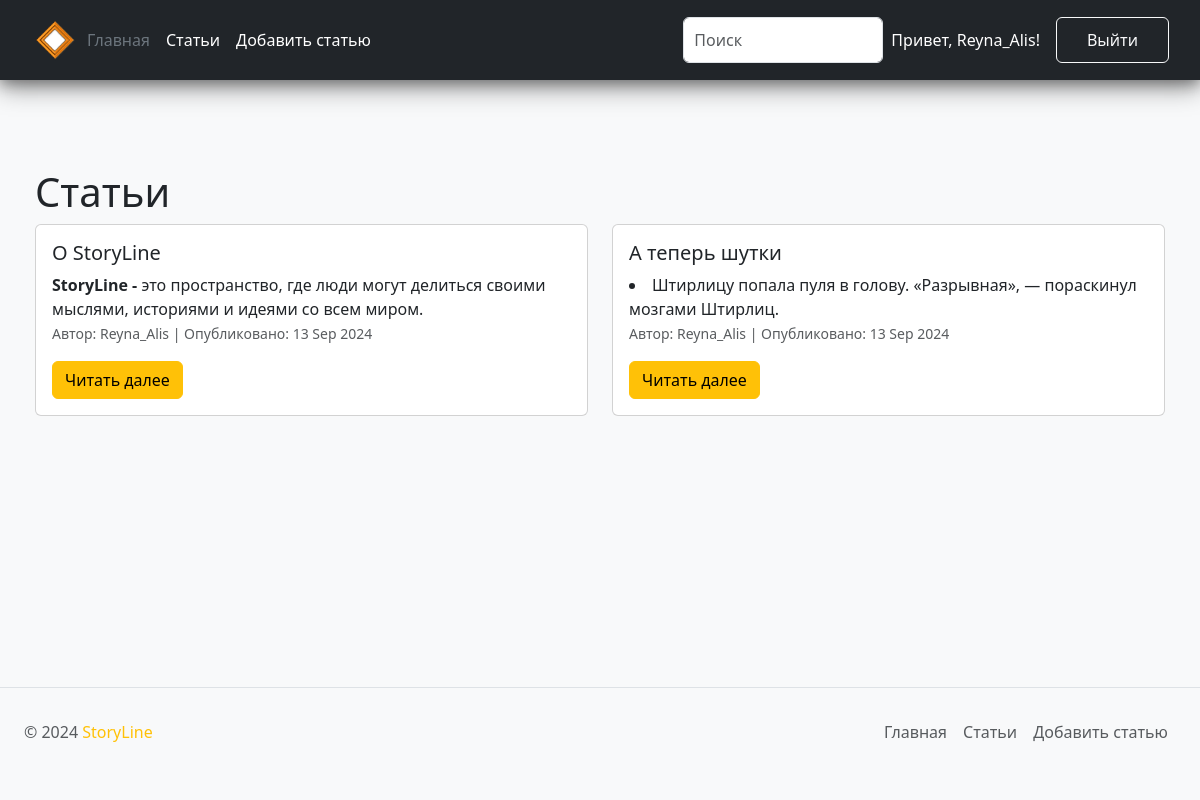
/posts (signed in), run on the app's committed database.
### models.py (models this page shows)
class Post(db.Model):
    id = db.Column(db.Integer, primary_key=True)
    title = db.Column(db.String(300), nullable=False)
    text = db.Column(db.Text(300), nullable=False)
    author = db.Column(db.String(100), nullable=False)
    date_posted = db.Column(db.DateTime, nullable=False, default=lambda: datetime.now(timezone.utc))

### app.py (the view)
@app.route("/posts")
def posts():
    post = Post.query.all()
    return render_template('posts.html', posts = post )

### templates/posts.html (shortened to what this page needs)
{% extends 'base.html' %}
{% block content %}
<div class="container mt-5">
    <h1>Статьи</h1>
    <div class="row">
        {% if posts %}
        {% for post in posts %}
        <div class="col-sm-12 col-md-6">
            <div class="card р-100 mb-4">
                <div class="card-body">
                    <h5 class="card-title">{{ post.title }}</h5>
                    <div class="card-text">{{ post.text | safe }}</div>
                    <p class="card-text">
                        <small class="text-muted">
                            Автор: {{ post.author }} | Опубликовано: {{ post.date_posted.strftime('%d %b %Y') }}
                        </small>
                    </p>
                    <a href="/post/{{ post.id }}" class="btn btn-warning">Читать далее</a>
                </div>
            </div>
        </div>
        {% endfor %}
        {% else %}
        <div class="col-12">
            <p>На данный момент статей нет :(</p>
        </div>
        {% endif %}
    </div>
</div>
{% endblock %}

### static/css/main.css (style rules this page uses)
* { box-sizing: border-box; }
.container { width: 100%; max-width: 1200px; margin: 0 auto; padding: 0 15px; }
.card-text { display: -webkit-box; -webkit-box-orient: vertical; overflow: hidden; text-overflow: ellipsis; max-height: 3em; }
.card-text p, .card-text h1, .card-text h2, .card-text h3, .card-text h4, .card-text h5, .card-text h6, .card-text ul, .card-text ol { margin: 0; padding: 0; }
.card-text ul, .card-text ol { list-style-position: inside; }
.card-text p { margin-bottom: 0.5rem; }

### data on the page
Post: title "О StoryLine", text "StoryLine - это пространство, где люди могут делиться своими мыслями, историями и идеями со всем миром.", author "Reyna_Alis", date_posted "13 Sep 2024"
Post: title "А теперь шутки", text "Штирлицу попала пуля в голову. «Разрывная», — пораскинул мозгами Штирлиц.", author "Reyna_Alis", date_posted "13 Sep 2024"

### other printed values
{{ session.get('username') }} "Reyna_Alis"
